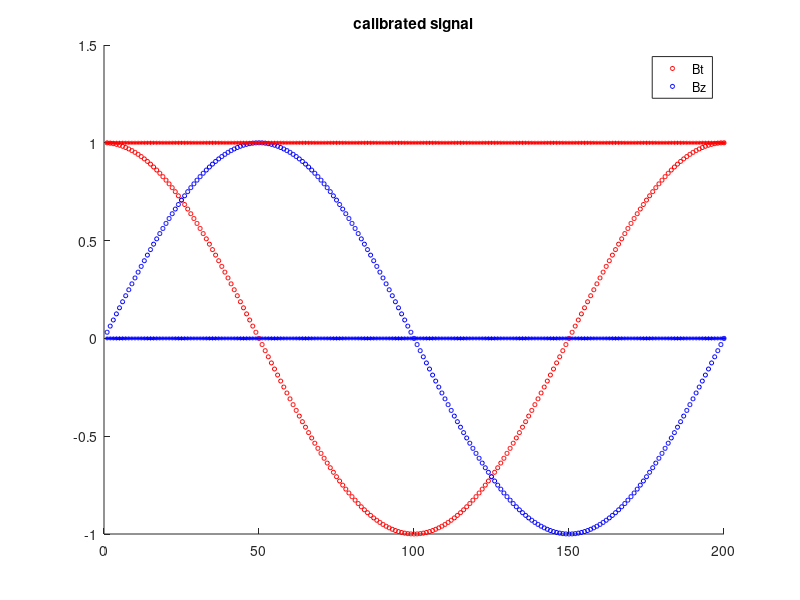

Source code (MATLAB):
%function [Bt, Bz] = angle_calibration(Bt_raw, Bz_raw)
clear all

% *************** generate test signal ***************
%direction_num : x, y, z direction → 3

t = 1:200;
T = length(t);
total_channel_num = 24;
probe_num = 8;

direction_num = total_channel_num/probe_num; 


test_Bt_raw = zeros(length(t), probe_num); % 200*8
test_Bz_raw = zeros(length(t), probe_num);


for i = 1:length(t)
   
    offset = 0.05;

    %test_Bt_raw(i,:) = sin(2*pi*i/T); test_Bz_raw(i,:) = cos(2*pi*i/T);
    test_Bz_raw(i,:) = sin(2*pi*i/T); test_Bt_raw(i,:) = cos(2*pi*i/T);
    %test_Bt_raw(i,:) = 1; test_Bz_raw(i,:) = 0;
    %test_Bt_raw(i,:) = 0; test_Bz_raw(i,:) = 1;
    %test_Bt_raw(i,:) = 2*sin(2*pi*i/T); test_Bz_raw(i,:) = sin(2*pi*i/T);

end



% signal format: n_time x n_probe (example: 1000 x 8 for real experiment)
% can subsitude test_signal with real signal in real experiment

%initialization
    alpha = zeros(length(t), probe_num);
    theta = zeros(length(t), probe_num);
    one_list = ones(1, probe_num);
    B = zeros(2,length(t),probe_num);
    

for i = 1:length(t)
    
    %alpha(i,:) = test_Bt_raw(i,:)/test_Bz_raw(i,:);% 1*channnel_num
    %theta = arctan(1/alpha)

    theta(i,:) = atan2(test_Bz_raw(i,:),test_Bt_raw(i,:)); % 1*channel_num
  

    for j = 1:probe_num
       mat = [cos(theta(i,j)) sin(theta(i,j)); -sin(theta(i,j)) cos(theta(i,j))];
       B(:,i,j) = mat*[test_Bt_raw(i,j); test_Bz_raw(i,j)];
       Bt(i,j) = B(1,i,j);
       Bz(i,j) = B(2,i,j);
    end

    %{
    initialization
    B = zeros(1,probe_num,2);
    mat = zeros(2,2,probe_num);
    
    mat = [cos(theta(i,:)) sin(theta(i,:)); -sin(theta(i,:)) cos(theta(i,:))];
    B = mat*[test_Bt_raw(i,:); test_Bz_raw(i,:)];
    Bt(i,:) = B(1,i,:);
    Bz(i,:) = B(2,i,:);
    %}
end

    f = figure;
   % for k = 1:probe_num
        k = 8; hold on;
        plot(t,test_Bt_raw(:,k),'o','color','r','markersize',3);
        plot(t,test_Bz_raw(:,k),'o','color','b','markersize',3);
        %legend('Bt_ raw','Bz_ raw');
        plot(t, Bt(:,k),'*','color','r','markersize',3);  
        plot(t, Bz(:,k),'*','color','b','markersize',3);
        legend('Bt','Bz');
        
   % end
    
    title('calibrated signal');
    hold off


